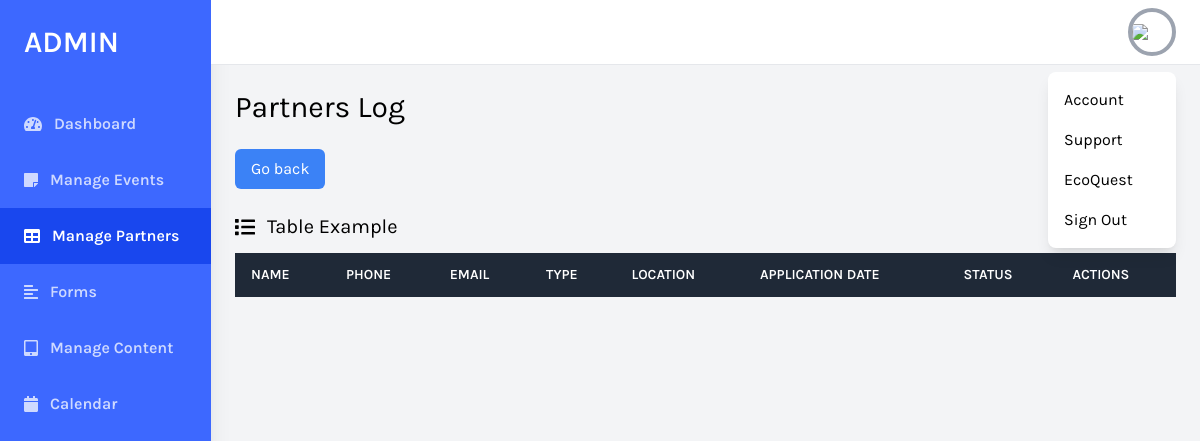
Before: /daskboard/partnerLog.php with the older database file.
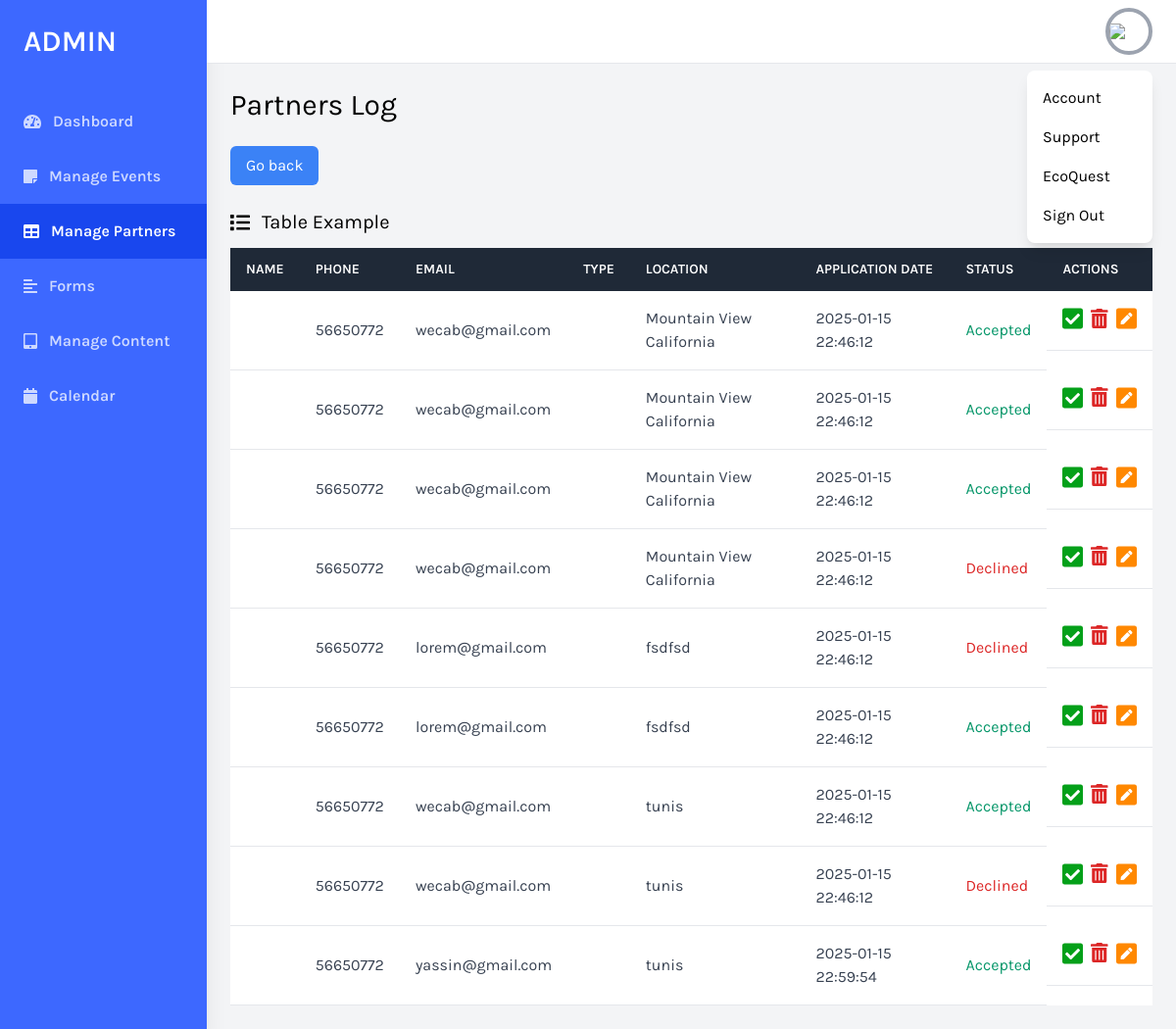
After: the same page with the newer database file.
### tables this page shows
CREATE TABLE `partenaires` (
  `IDpartenaire` int(11) NOT NULL,
  `iduser` int(11) NOT NULL,
  `nom` varchar(20) NOT NULL,
  `email` varchar(30) NOT NULL,
  `businessName` varchar(100) NOT NULL,
  `location` varchar(30) NOT NULL,
  `tel` varchar(30) NOT NULL,
  `statue` enum('P','A','D') NOT NULL DEFAULT 'P',
  `dateapplication` timestamp NOT NULL DEFAULT current_timestamp() ON UPDATE current_timestamp(),
  `message` text NOT NULL
);

### daskboard/partnerLog.php (the view, shortened to what the changed rows need)
<?php
include "conn.php";
$req = "select * from partenaires ";
$res = mysqli_query($conn, $req);
?>
<!DOCTYPE html>
<html lang="en">
<head>
    <link href="https://cdnjs.cloudflare.com/ajax/libs/tailwindcss/2.2.19/tailwind.min.css" rel="stylesheet">
</head>
<body class="bg-gray-100 font-family-karla flex">
    <div class="relative w-full flex flex-col h-screen overflow-y-hidden">
        <div class="w-full h-screen overflow-x-hidden border-t flex flex-col">
            <main class="w-full flex-grow p-6">
                <h1 class="text-3xl text-black pb-6">Partners Log</h1>
                <div class="w-full mt-6">
                    <div class="bg-white overflow-auto">
                        <table class="min-w-full bg-white">
                            <thead class="bg-gray-800 text-white">
                                <tr>
                                    <th class="text-left py-3 px-4 uppercase font-semibold text-sm">Name</th>
                                    <th class="text-left py-3 px-4 uppercase font-semibold text-sm">Phone</th>
                                    <th class="text-left py-3 px-4 uppercase font-semibold text-sm">Email</th>
                                    <th class="text-left py-3 px-4 uppercase font-semibold text-sm">Type</th>
                                    <th class="text-left py-3 px-4 uppercase font-semibold text-sm">Location</th>
                                    <th class="text-left py-3 px-4 uppercase font-semibold text-sm">Application date</th>
                                    <th class="text-left py-3 px-4 uppercase font-semibold text-sm">Status</th>
                                    <th class="text-left py-3 px-4 uppercase font-semibold text-sm">Actions</th>
                                </tr>
                            </thead>
                            <tbody class="text-gray-700">
                            <tr>
                            <?php
                                    if(mysqli_num_rows($res)) {
                                        while($row = mysqli_fetch_assoc($res)) {
                                            echo "<td class='py-4 px-4 border-b border-grey-light'>" .$row['username'] ."</td>";
                                            echo "<td class='py-4 px-4 border-b border-grey-light'>" .$row['tel'] ."</td>";
                                            echo "<td class='py-4 px-4 border-b border-grey-light'>" .$row['email'] ."</td>";
                                            echo "<td class='py-4 px-4 border-b border-grey-light'>" .$row['typepartenaire'] ."</td>";
                                            echo "<td class='py-4 px-4 border-b border-grey-light'>" .$row['location'] ."</td>";
                                            echo "<td class='py-4 px-4 border-b border-grey-light'>" .$row['dateapplication'] ."</td>";
                                            if($row['statue'] =="A") {
                                                echo "<td class='py-4 px-4 border-b border-grey-light text-green-600'>Accepted</td>";
                                            }
                                           if($row['statue'] =="D") {
                                                echo "<td class='py-4 px-4 border-b border-grey-light text-red-600'>Declined</td>";
                                            }
                                            echo "<td class='py-4 px-4 border-b border-grey-light flex items-center '>
                                      <a href='partnersAccept.php?IDpartenaire=".$row['IDpartenaire']."'>
                                            <i class='fas fa-check-square text-2xl'
                                                style='color: rgb(4, 160, 25);'></i></a>
                                        <a href='partnersReject.php?IDpartenaire=".$row['IDpartenaire']."'>
                                            <i class='fas fa-trash-alt text-xl text-red-600 ml-2'
                                                aria-hidden='true'></i></a>
                                                 <a href='partnersPending.php?IDpartenaire=".$row['IDpartenaire']."'>
                                            <i class='fas fa-pen-square text-2xl ml-2'
                                                style='color: rgb(255, 136, 0);'></i></a>
                                    </td>
                                </tr>";
                                        }
                                    }
                                    ?>
                            </tbody>
                        </table>
                    </div>
                </div>
            </main>
        </div>
    </div>
</body>
</html>

Changed rows visible on the page:
added partenaires: tel "56650772", email "wecab@gmail.com", location "Mountain View California", dateapplication "2025-01-15 22:46:12", statue "Accepted"
added partenaires: tel "56650772", email "wecab@gmail.com", location "Mountain View California", dateapplication "2025-01-15 22:46:12", statue "Accepted"
added partenaires: tel "56650772", email "wecab@gmail.com", location "Mountain View California", dateapplication "2025-01-15 22:46:12", statue "Accepted"
added partenaires: tel "56650772", email "wecab@gmail.com", location "Mountain View California", dateapplication "2025-01-15 22:46:12", statue "Declined"
added partenaires: tel "56650772", email "lorem@gmail.com", location "fsdfsd", dateapplication "2025-01-15 22:46:12", statue "Declined"
added partenaires: tel "56650772", email "lorem@gmail.com", location "fsdfsd", dateapplication "2025-01-15 22:46:12", statue "Accepted"
added partenaires: tel "56650772", email "wecab@gmail.com", location "tunis", dateapplication "2025-01-15 22:46:12", statue "Accepted"
added partenaires: tel "56650772", email "wecab@gmail.com", location "tunis", dateapplication "2025-01-15 22:46:12", statue "Declined"
added partenaires: tel "56650772", email "yassin@gmail.com", location "tunis", dateapplication "2025-01-15 22:59:54", statue "Accepted"
